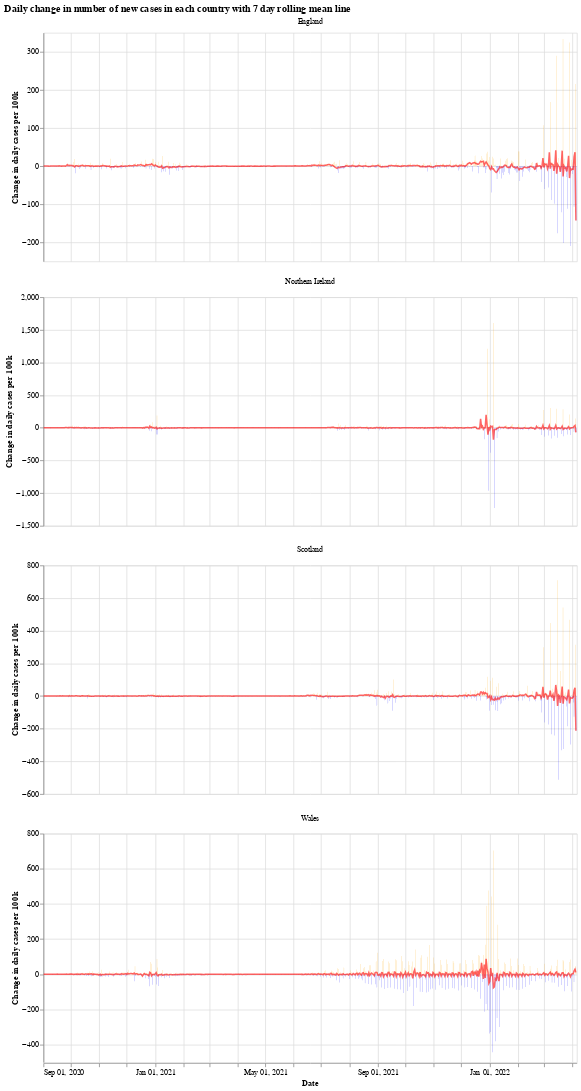

Notebook code cell kept with this figure:
### Markdown cell above
We will use the Python library `Altair` for visualising the data, see the [altair docs](https://altair-viz.github.io/) for more information.

First we have a graph which shows the daily change in the number of new cases for each country. This number jumps up and down all over the place, which is likely due to delay in reporting of new cases over the weekend. Another interesting thing is that it looks like the daily cases in Wales experienced a much shorter period of calm over the summer (calm in the sense of daily cases not jumping up and down).

The orange bars are days when the number of new cases (per 100k population) was more than the previous day, while the blue are days when the number of new cases dropped. The red line is the 7 day moving average. 

When the moving average line is below 0, it means that there is a consistent drop in new cases. We can see this clearly happening around the times that lockdowns were introduced (though, to varying degrees). I will update the graphs soon with a marker of when each lockdown started.

### Code cell
# collapse
import altair as alt

bars = alt.Chart(uk_cases).mark_bar().encode(
    x=alt.X("yearmonthdate(date):T", axis=alt.Axis(title='Date')),
    y=alt.Y("casesChangeRate:Q", axis=alt.Axis(title='Change in daily cases per 100k')),
    tooltip='casesChange',
    color=alt.condition(
        alt.datum.casesChangeRate > 0,
        alt.value("orange"),  # The positive color
        alt.value("blue")  # The negative color
    )
).properties(title='Daily change in number of new cases with 7 day rolling mean',width=700).interactive()

line = alt.Chart(uk_cases).mark_line(
    color='red',
    size=2,
    opacity=0.6
).transform_window(
    rolling_mean='mean(casesChangeRate)',
    frame=[0, 7],
    groupby=['areaName']
).encode(
    x='yearmonthdate(date):T',
    y='rolling_mean:Q'
)

alt.layer(bars, line, data=uk_cases).facet(alt.Column(
    'areaName', title=''), columns=1).resolve_scale(y='independent').properties(title='Daily change in number of new cases in each country with 7 day rolling mean line')

### Figure 1 — Vega-Lite specification as saved in the notebook (floating-point values rounded to 4 significant figures; data arrays with more than 128 entries replaced by an {"elided": "..."} marker saying what was removed)
{"config": {"view": {"continuousWidth": 400, "continuousHeight": 300}}, "data": {"name": "data-f05bd9f962dea038e03f6784cc409371"}, "facet": {"type": "nominal", "field": "areaName", "title": ""}, "spec": {"layer": [{"mark": "bar", "encoding": {"color": {"condition": {"value": "orange", "test": "(datum.casesChangeRate > 0)"}, "value": "blue"}, "tooltip": {"type": "quantitative", "field": "casesChange"}, "x": {"type": "temporal", "axis": {"title": "Date"}, "field": "date", "timeUnit": "yearmonthdate"}, "y": {"type": "quantitative", "axis": {"title": "Change in daily cases per 100k"}, "field": "casesChangeRate"}}, "selection": {"selector001": {"type": "interval", "bind": "scales", "encodings": ["x", "y"]}}, "title": "Daily change in number of new cases with 7 day rolling mean", "width": 700}, {"mark": {"type": "line", "color": "red", "opacity": 0.6, "size": 2}, "encoding": {"x": {"type": "temporal", "field": "date", "timeUnit": "yearmonthdate"}, "y": {"type": "quantitative", "field": "rolling_mean"}}, "transform": [{"window": [{"op": "mean", "field": "casesChangeRate", "as": "rolling_mean"}], "frame": [0, 7], "groupby": ["areaName"]}]}]}, "columns": 1, "resolve": {"scale": {"y": "independent"}}, "title": "Daily change in number of new cases in each country with 7 day rolling mean line", "$schema": "https://vega.github.io/schema/vega-lite/v4.8.1.json", "datasets": {"data-f05bd9f962dea038e03f6784cc409371": {"elided": "2328 records"}}}
